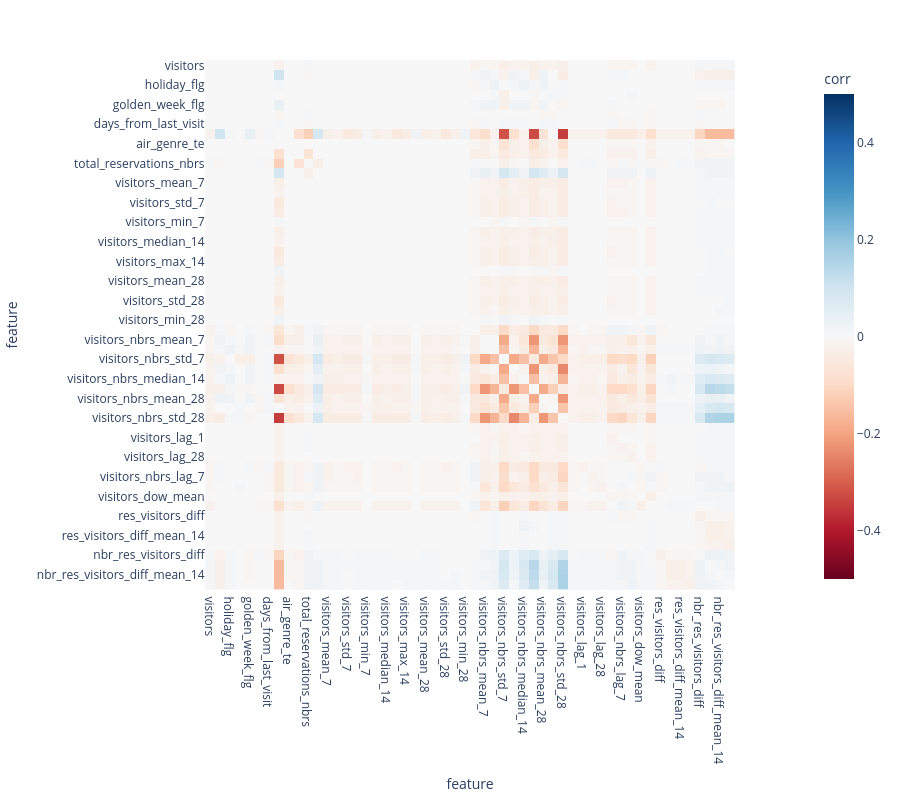

The cell this chart's notebook holds for it:
### Code cell
corr_diff = (corr - corr_before).round(2)
plot_corr_matrix(corr_diff, 0.5)

### Figure 1 — Plotly figure (JSON) as saved in the notebook; plotly's stock layout.template omitted (floating-point values rounded to 4 significant figures; data arrays with more than 128 entries replaced by an {"elided": "..."} marker saying what was removed)
{"data": [{"coloraxis": "coloraxis", "name": "0", "x": ["visitors", "opened_recently", "holiday_flg", "days_from_holiday", "golden_week_flg", "open_usually", "days_from_last_visit", "air_city_te", "air_genre_te", "total_reservations", "total_reservations_nbrs", "reservation_impossibility_flag", "visitors_mean_7", "visitors_median_7", "visitors_std_7", "visitors_max_7", "visitors_min_7", "visitors_mean_14", "visitors_median_14", "visitors_std_14", "visitors_max_14", "visitors_min_14", "visitors_mean_28", "visitors_median_28", "visitors_std_28", "visitors_max_28", "visitors_min_28", "visitors_nbrs", "visitors_nbrs_mean_7", "visitors_nbrs_median_7", "visitors_nbrs_std_7", "visitors_nbrs_mean_14", "visitors_nbrs_median_14", "visitors_nbrs_std_14", "visitors_nbrs_mean_28", "visitors_nbrs_median_28", "visitors_nbrs_std_28", "visitors_last_month", "visitors_lag_1", "visitors_lag_7", "visitors_lag_28", "visitors_nbrs_lag_1", "visitors_nbrs_lag_7", "visitors_nbrs_lag_28", "visitors_dow_mean", "visitors_dow_mean_nbrs", "res_visitors_diff", "res_visitors_diff_mean_7", "res_visitors_diff_mean_14", "res_visitors_diff_mean_28", "nbr_res_visitors_diff", "nbr_res_visitors_diff_mean_7", "nbr_res_visitors_diff_mean_14", "nbr_res_visitors_diff_mean_28"], "y": ["visitors", "opened_recently", "holiday_flg", "days_from_holiday", "golden_week_flg", "open_usually", "days_from_last_visit", "air_city_te", "air_genre_te", "total_reservations", "total_reservations_nbrs", "reservation_impossibility_flag", "visitors_mean_7", "visitors_median_7", "visitors_std_7", "visitors_max_7", "visitors_min_7", "visitors_mean_14", "visitors_median_14", "visitors_std_14", "visitors_max_14", "visitors_min_14", "visitors_mean_28", "visitors_median_28", "visitors_std_28", "visitors_max_28", "visitors_min_28", "visitors_nbrs", "visitors_nbrs_mean_7", "visitors_nbrs_median_7", "visitors_nbrs_std_7", "visitors_nbrs_mean_14", "visitors_nbrs_median_14", "visitors_nbrs_std_14", "visitors_nbrs_mean_28", "visitors_nbrs_median_28", "visitors_nbrs_std_28", "visitors_last_month", "visitors_lag_1", "visitors_lag_7", "visitors_lag_28", "visitors_nbrs_lag_1", "visitors_nbrs_lag_7", "visitors_nbrs_lag_28", "visitors_dow_mean", "visitors_dow_mean_nbrs", "res_visitors_diff", "res_visitors_diff_mean_7", "res_visitors_diff_mean_14", "res_visitors_diff_mean_28", "nbr_res_visitors_diff", "nbr_res_visitors_diff_mean_7", "nbr_res_visitors_diff_mean_14", "nbr_res_visitors_diff_mean_28"], "z": {"elided": "54x54 float values"}, "type": "heatmap", "xaxis": "x", "yaxis": "y", "hovertemplate": "feature: %{x}<br>feature: %{y}<br>corr: %{z}<extra></extra>"}], "layout": {"xaxis": {"anchor": "y", "domain": [0.0, 1.0], "scaleanchor": "y", "constrain": "domain", "title": {"text": "feature"}}, "yaxis": {"anchor": "x", "domain": [0.0, 1.0], "autorange": "reversed", "constrain": "domain", "title": {"text": "feature"}}, "coloraxis": {"colorbar": {"title": {"text": "corr"}}, "colorscale": [[0.0, "rgb(103,0,31)"], [0.1, "rgb(178,24,43)"], [0.2, "rgb(214,96,77)"], [0.3, "rgb(244,165,130)"], [0.4, "rgb(253,219,199)"], [0.5, "rgb(247,247,247)"], [0.6, "rgb(209,229,240)"], [0.7, "rgb(146,197,222)"], [0.8, "rgb(67,147,195)"], [0.9, "rgb(33,102,172)"], [1.0, "rgb(5,48,97)"]], "cmin": -0.5, "cmax": 0.5}, "margin": {"t": 60}, "width": 900, "height": 800}}
